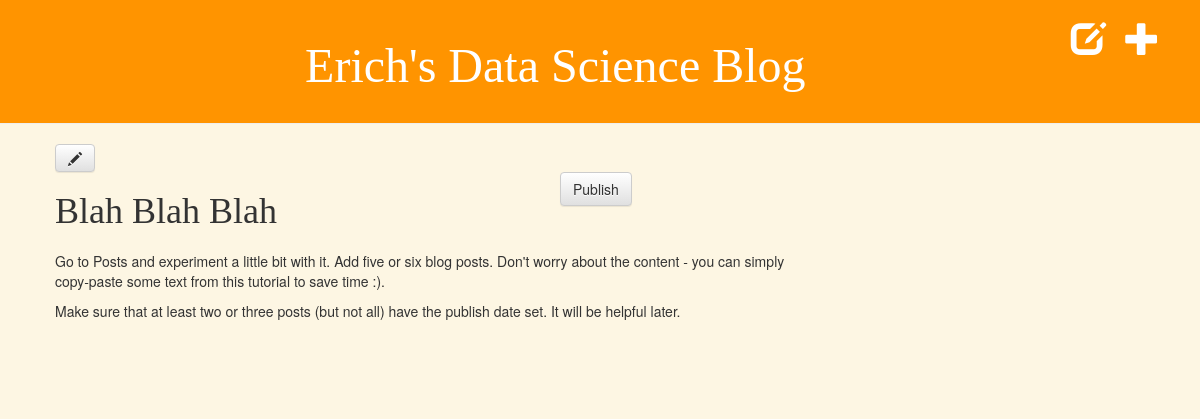
Before: /post/2/ with the older database file.
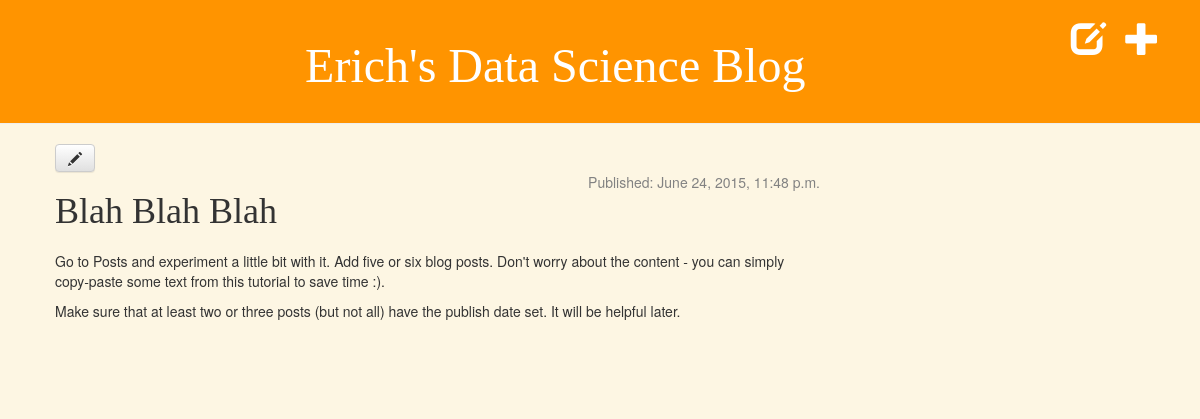
After: the same page with the newer database file.
### blog/models.py (models this page shows, shortened)
class Post(models.Model):
    author = models.ForeignKey('auth.User')
    title = models.CharField(max_length=200)
    text = models.TextField()
    created_date = models.DateTimeField(default=timezone.now)
    published_date = models.DateTimeField(blank=True, null=True)

### blog/views.py (the view)
# urls.py: url(r'^post/(?P<pk>[0-9]+)/$', views.post_detail),
def post_detail(request, pk):
    post = get_object_or_404(Post, pk=pk)
    return render(request, 'blog/post_detail.html', {'post': post})

### blog/templates/blog/post_detail.html
{% extends "blog/base.html" %}
{% block content %}
    <div class="post">
        <a class="btn btn-default" href="{% url "post_edit" pk=post.pk %}"><span class="glyphicon glyphicon-pencil"></span></a>
        <div class ="row">
            <h1 class="col-md-8">{{ post.title }}</h1>
            {% if post.published_date %}
                <div class="date">
                    Published: {{ post.published_date }}
                </div>
            {% else %}
                <a class="btn btn-default" href="{% url 'blog.views.post_publish' pk=post.pk %}">Publish</a>
            {% endif %}
        </div>
        <p>{{ post.text|linebreaks }}</p>
    </div>
{% endblock content %}

Changed rows visible on the page:
changed Post "Blah Blah Blah": published_date (not shown) → "June 24, 2015, 11:48 p.m."
Other visible differences:
text no longer shown: "Publish"
text now shown: "Published:"
